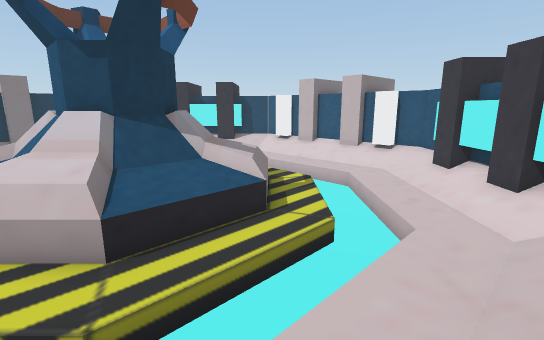
[1] (above)

14 first-person views from a walk through a 3-D level made in the Unity game engine. The camera is 1.2 m above the floor, tilts 12° down and sees 85° across. The floor is counted in squares, 0.5 m on a side. Each view is taken from the middle of a square. On the plan, view 1 faces up. The plan holds only what a view shows up to about 19 squares ahead; the rest is blank.

[2]
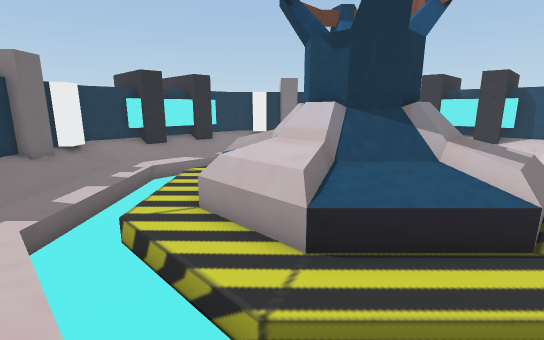

[3]
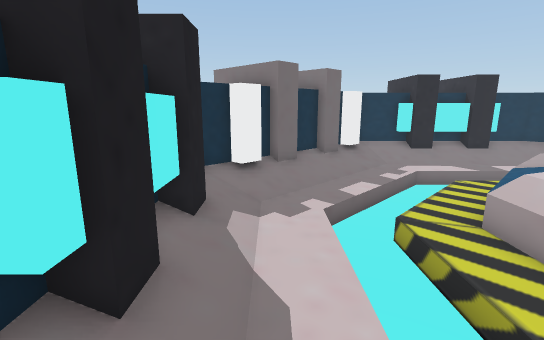

[4]
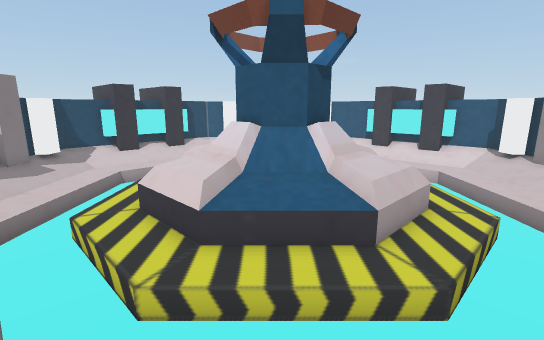

[5]
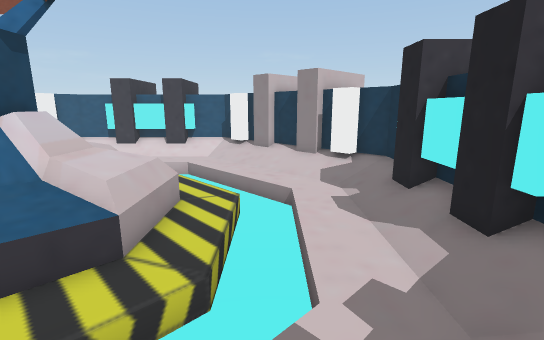

[6]
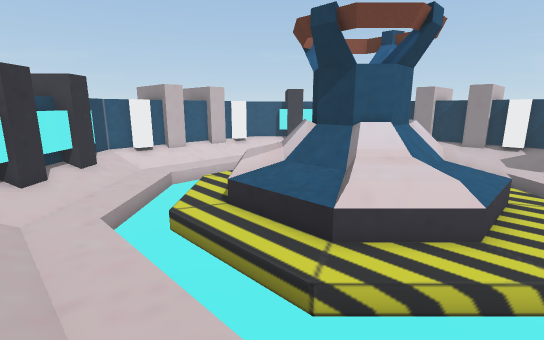

[7]
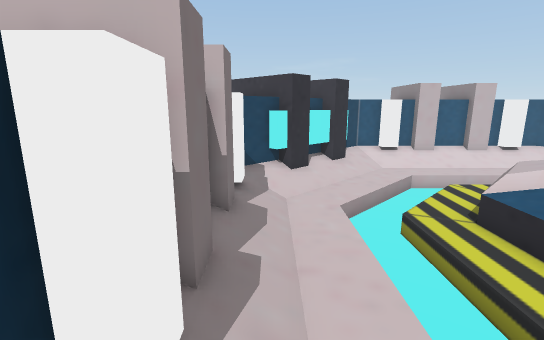

[8]
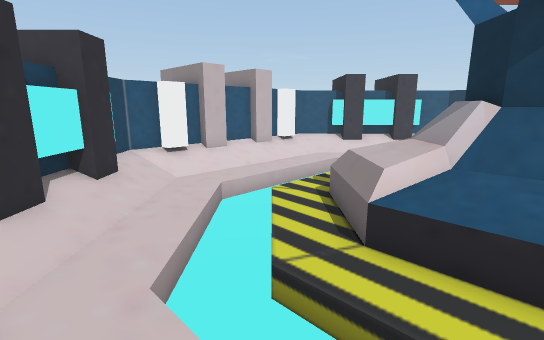

[9]
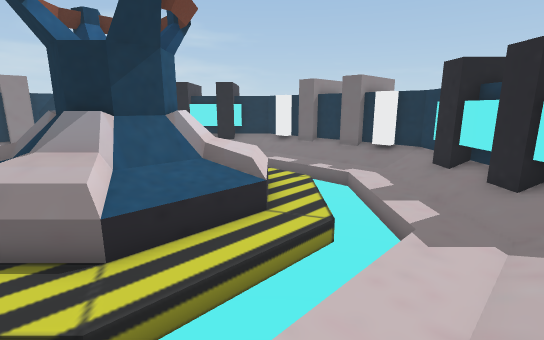

[10]
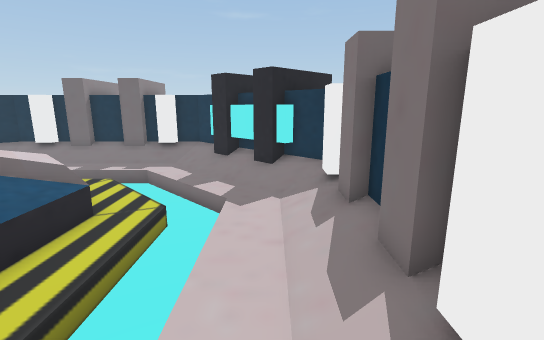

[11]
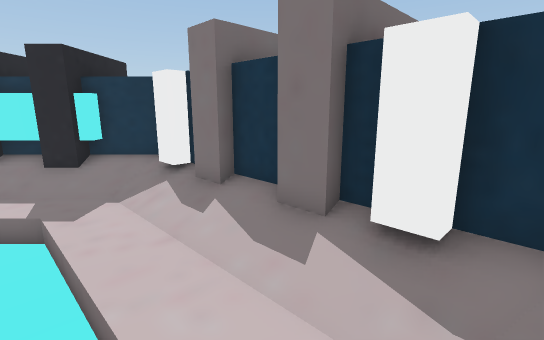

[12]
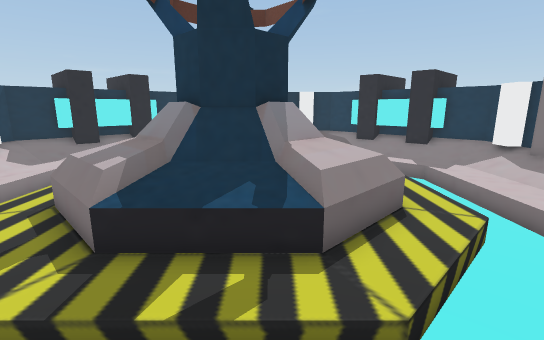

[13]
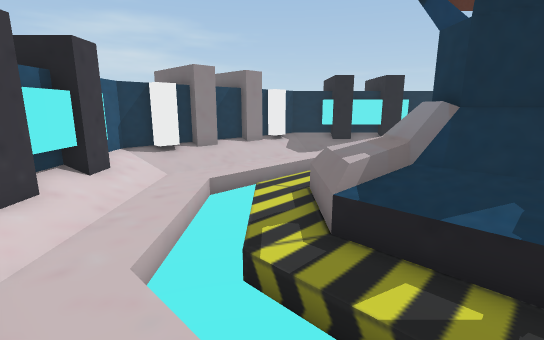

[14]
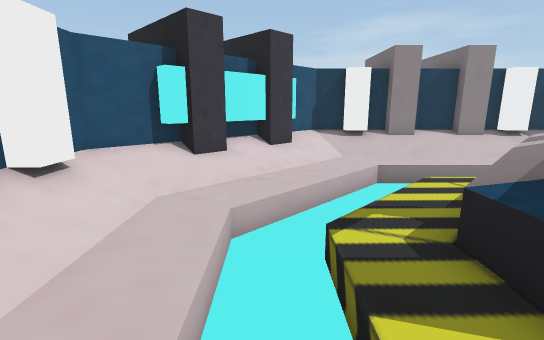

### Floor plan
Key: @ floor where view 1 was taken; # wall or solid block; . main floor; : floor 0.25 m higher than the main floor; - floor 0.5 m lower than the main floor; / step, stairs or slope; = window, fence, low wall or low ledge; ^ raised ledge; O other object.
Columns run from 18 left of view 1 to 9 right of it. Each row starts with its distance up from view 1.
 22             ^^  ^
 21             ^^ ^^
 20      ^^ ^^^^^^^^^^^^ ^^
 19       ^^^#........#^^^^
 18        ^#/......../#^^^ ^#
 17    ^^^^#/........../#^^^^^
 16    ^^^#/../------/..//^^^
 15     ^#/../-//////-/../#^
 14   ^^#/../-/....../-/../#^^
 13   ^//../-/./====/./-/..//^
 12   ^:../-/./OOOOOO/./-/..:^
 11 ^^^^../-./OO####OO/.-/..^^^^
 10 ^^^^../-.==######==.-/..^^^^
  9   ^^../-.==######==.-/..^^
  8 ^^^^../-.==######==.-/..^^^
  7 ^^^^../-./OO####OO/.-/..^^^^
  6   ^:../-/./OOOOOO/./-/..:^
  5   ^//../-/./====/./-/..//^
  4   ^^#/../-/....../-/../#^^
  3     ^#/../-//////-/../#^
  2    ^^^//../------/../ ^^^
  1   ^^^^^#/........../#^^^^^
  0   #  ^^^#/........@#^^^  #
 -1     ^^^^^#........#^^^^
 -2     #^^ ^^^^^^^^^^^^ ^^#
 -3             ^^^^      #
 -4              ^ ^

Where each view was taken, in squares from view 1:
view 1: 0 up, 0 right, facing up
view 2: 1 up, 0 right, facing up-left
view 3: 0 up, 0 right, facing left
view 4: 2 up, 12 left, facing up-right
view 5: 2 up, 11 left, facing right
view 6: 12 up, 15 left, facing right
view 7: 12 up, 15 left, facing up-right
view 8: 15 up, 11 left, facing right
view 9: 18 up, 9 left, facing down
view 10: 19 up, 7 left, facing down-left
view 11: 17 up, 6 left, facing left
view 12: 16 up, 1 right, facing down-left
view 13: 16 up, 1 right, facing down
view 14: 15 up, 1 left, facing down-right
